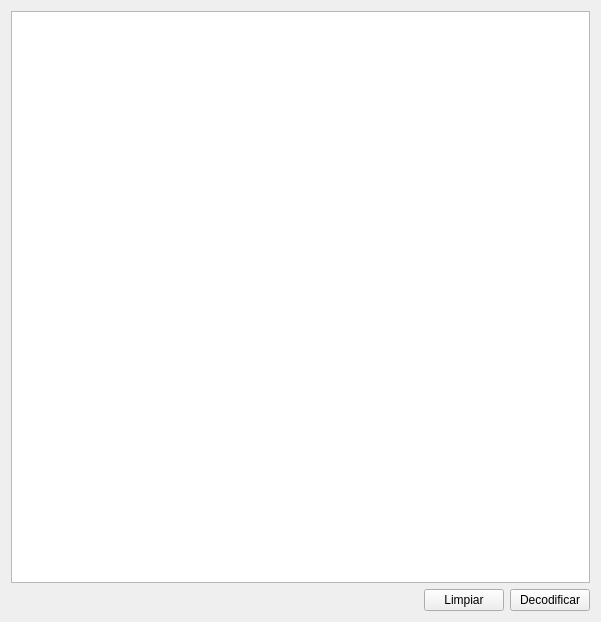
<?xml version="1.0" encoding="UTF-8"?>
<ui version="4.0">
 <class>MainWidget</class>
 <widget class="QWidget" name="MainWidget">
  <property name="geometry">
   <rect>
    <x>0</x>
    <y>0</y>
    <width>601</width>
    <height>622</height>
   </rect>
  </property>
  <property name="windowTitle">
   <string>MainWidget</string>
  </property>
  <layout class="QVBoxLayout" name="verticalLayout">
   <item>
    <widget class="QPlainTextEdit" name="tbJSONFile"/>
   </item>
   <item>
    <layout class="QHBoxLayout" name="horizontalLayout">
     <item>
      <spacer name="horizontalSpacer">
       <property name="orientation">
        <enum>Qt::Horizontal</enum>
       </property>
       <property name="sizeHint" stdset="0">
        <size>
         <width>40</width>
         <height>20</height>
        </size>
       </property>
      </spacer>
     </item>
     <item>
      <widget class="QPushButton" name="btClean">
       <property name="text">
        <string>Limpiar</string>
       </property>
      </widget>
     </item>
     <item>
      <widget class="QPushButton" name="btDecode">
       <property name="text">
        <string>Decodificar</string>
       </property>
      </widget>
     </item>
    </layout>
   </item>
  </layout>
 </widget>
 <layoutdefault spacing="6" margin="11"/>
 <resources/>
 <connections/>
</ui>
